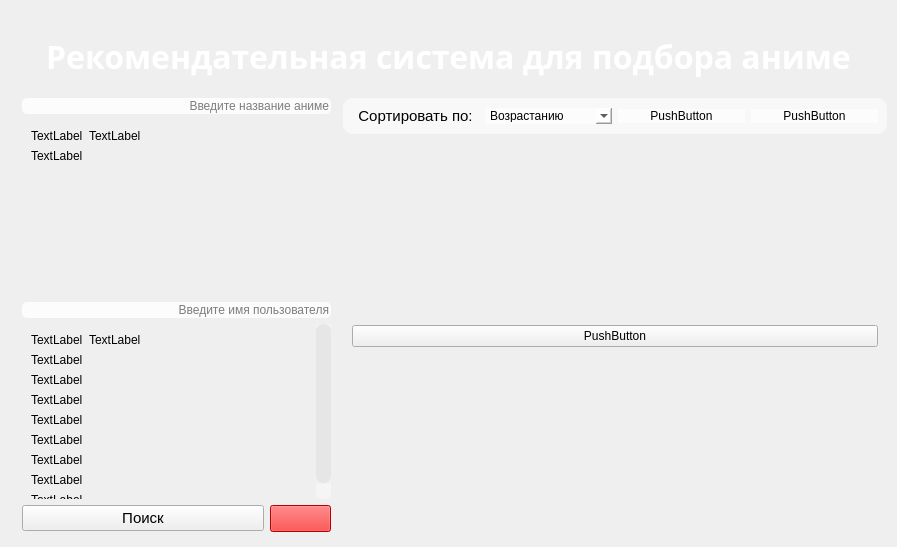
<?xml version="1.0" encoding="UTF-8"?>
<ui version="4.0">
 <class>MainWindow</class>
 <widget class="QMainWindow" name="MainWindow">
  <property name="enabled">
   <bool>true</bool>
  </property>
  <property name="geometry">
   <rect>
    <x>0</x>
    <y>0</y>
    <width>897</width>
    <height>547</height>
   </rect>
  </property>
  <property name="windowTitle">
   <string>MainWindow</string>
  </property>
  <property name="layoutDirection">
   <enum>Qt::LeftToRight</enum>
  </property>
  <property name="styleSheet">
   <string notr="true">QWidget#centralwidget {border-image: url(&quot;F:/PycharmProjects/RecomendationSystemAnime/ui/doge.jpg&quot;);}</string>
  </property>
  <widget class="QWidget" name="centralwidget">
   <property name="enabled">
    <bool>true</bool>
   </property>
   <layout class="QVBoxLayout" name="verticalLayout_7" stretch="2,12">
    <property name="leftMargin">
     <number>10</number>
    </property>
    <property name="topMargin">
     <number>20</number>
    </property>
    <property name="rightMargin">
     <number>10</number>
    </property>
    <property name="bottomMargin">
     <number>15</number>
    </property>
    <item>
     <widget class="QLabel" name="MainLabel">
      <property name="font">
       <font>
        <family>Cascadia Mono</family>
        <pointsize>24</pointsize>
        <weight>75</weight>
        <bold>true</bold>
        <kerning>true</kerning>
       </font>
      </property>
      <property name="styleSheet">
       <string notr="true">color: white;</string>
      </property>
      <property name="text">
       <string>Рекомендательная система для подбора аниме</string>
      </property>
      <property name="textFormat">
       <enum>Qt::AutoText</enum>
      </property>
      <property name="alignment">
       <set>Qt::AlignCenter</set>
      </property>
     </widget>
    </item>
    <item>
     <layout class="QHBoxLayout" name="MainHorizontalLayout" stretch="3,5">
      <item>
       <layout class="QVBoxLayout" name="LeftPanel" stretch="1,5,1,5,1">
        <property name="leftMargin">
         <number>12</number>
        </property>
        <property name="rightMargin">
         <number>6</number>
        </property>
        <item>
         <widget class="QLineEdit" name="PlainTextAnime">
          <property name="palette">
           <palette>
            <active>
             <colorrole role="Button">
              <brush brushstyle="SolidPattern">
               <color alpha="200">
                <red>255</red>
                <green>255</green>
                <blue>255</blue>
               </color>
              </brush>
             </colorrole>
             <colorrole role="Base">
              <brush brushstyle="SolidPattern">
               <color alpha="200">
                <red>255</red>
                <green>255</green>
                <blue>255</blue>
               </color>
              </brush>
             </colorrole>
             <colorrole role="Window">
              <brush brushstyle="SolidPattern">
               <color alpha="200">
                <red>255</red>
                <green>255</green>
                <blue>255</blue>
               </color>
              </brush>
             </colorrole>
            </active>
            <inactive>
             <colorrole role="Button">
              <brush brushstyle="SolidPattern">
               <color alpha="200">
                <red>255</red>
                <green>255</green>
                <blue>255</blue>
               </color>
              </brush>
             </colorrole>
             <colorrole role="Base">
              <brush brushstyle="SolidPattern">
               <color alpha="200">
                <red>255</red>
                <green>255</green>
                <blue>255</blue>
               </color>
              </brush>
             </colorrole>
             <colorrole role="Window">
              <brush brushstyle="SolidPattern">
               <color alpha="200">
                <red>255</red>
                <green>255</green>
                <blue>255</blue>
               </color>
              </brush>
             </colorrole>
            </inactive>
            <disabled>
             <colorrole role="Button">
              <brush brushstyle="SolidPattern">
               <color alpha="200">
                <red>255</red>
                <green>255</green>
                <blue>255</blue>
               </color>
              </brush>
             </colorrole>
             <colorrole role="Base">
              <brush brushstyle="SolidPattern">
               <color alpha="200">
                <red>255</red>
                <green>255</green>
                <blue>255</blue>
               </color>
              </brush>
             </colorrole>
             <colorrole role="Window">
              <brush brushstyle="SolidPattern">
               <color alpha="200">
                <red>255</red>
                <green>255</green>
                <blue>255</blue>
               </color>
              </brush>
             </colorrole>
            </disabled>
           </palette>
          </property>
          <property name="cursor">
           <cursorShape>IBeamCursor</cursorShape>
          </property>
          <property name="layoutDirection">
           <enum>Qt::LeftToRight</enum>
          </property>
          <property name="styleSheet">
           <string notr="true">font: 12pt &quot;Arial&quot;;
 border-radius:5px;
background-color: rgb(255, 255, 255, 200);</string>
          </property>
          <property name="text">
           <string/>
          </property>
          <property name="alignment">
           <set>Qt::AlignRight|Qt::AlignTrailing|Qt::AlignVCenter</set>
          </property>
          <property name="placeholderText">
           <string>Введите название аниме</string>
          </property>
         </widget>
        </item>
        <item>
         <widget class="QScrollArea" name="ScrollAreaAnime">
          <property name="styleSheet">
           <string notr="true">QScrollBar:vertical {
	border: 4px;
	background-color: rgb(255, 255, 255, 50);
	width: 15px;
	margin: 15x 0 0 0;
}
QScrollBar::handle:vertical {
	border-radius: 7px;
	background-color: rgb(230, 230, 230, 255);
	min-height: 20px;
}
QScrollBar::sub-line:vertical {
	border: 4px;
	border-top-left-radius: 7px;
	border-top-right-radius: 7px;
	background-color: rgb(255, 255, 255, 50);
}
QScrollBar::add-line:vertical {
	border: 4px;
	border-bottom-left-radius: 7px;
	border-bottom-right-radius: 7px;
	background-color: rgb(255, 255, 255, 50);
}
QScrollBar::up-arrow:vertical, QScrollBar::down-arrow-vertical {
	background: none;
}
QScrollBar::add-page:vertical, QScrollBar::sub-page:vertical {
	background: none;
}</string>
          </property>
          <property name="frameShape">
           <enum>QFrame::NoFrame</enum>
          </property>
          <property name="horizontalScrollBarPolicy">
           <enum>Qt::ScrollBarAlwaysOff</enum>
          </property>
          <property name="widgetResizable">
           <bool>true</bool>
          </property>
          <widget class="QWidget" name="ScrollAreaAnime_layout">
           <property name="geometry">
            <rect>
             <x>0</x>
             <y>0</y>
             <width>308</width>
             <height>166</height>
            </rect>
           </property>
           <layout class="QFormLayout" name="formLayout">
            <item row="0" column="0">
             <widget class="QLabel" name="label_4">
              <property name="text">
               <string>TextLabel</string>
              </property>
             </widget>
            </item>
            <item row="0" column="1">
             <widget class="QLabel" name="label_8">
              <property name="text">
               <string>TextLabel</string>
              </property>
             </widget>
            </item>
            <item row="1" column="0">
             <widget class="QLabel" name="label_10">
              <property name="text">
               <string>TextLabel</string>
              </property>
             </widget>
            </item>
           </layout>
          </widget>
         </widget>
        </item>
        <item>
         <widget class="QLineEdit" name="PlainTextUsers">
          <property name="styleSheet">
           <string notr="true">font: 12pt &quot;Arial&quot;;
 border-radius:5px;
background-color: rgb(255, 255, 255, 200);</string>
          </property>
          <property name="alignment">
           <set>Qt::AlignRight|Qt::AlignTrailing|Qt::AlignVCenter</set>
          </property>
          <property name="placeholderText">
           <string>Введите имя пользователя</string>
          </property>
         </widget>
        </item>
        <item>
         <widget class="QScrollArea" name="ScrollAreaUsers">
          <property name="styleSheet">
           <string notr="true">QScrollBar:vertical {
	border: 4px;
	background-color: rgb(255, 255, 255, 50);
	width: 15px;
	margin: 15x 0 0 0;
}
QScrollBar::handle:vertical {
	border-radius: 7px;
	background-color: rgb(230, 230, 230, 255);
	min-height: 20px;
}
QScrollBar::sub-line:vertical {
	border: 4px;
	border-top-left-radius: 7px;
	border-top-right-radius: 7px;
	background-color: rgb(255, 255, 255, 50);
}
QScrollBar::add-line:vertical {
	border: 4px;
	border-bottom-left-radius: 7px;
	border-bottom-right-radius: 7px;
	background-color: rgb(255, 255, 255, 50);
}
QScrollBar::up-arrow:vertical, QScrollBar::down-arrow-vertical {
	background: none;
}
QScrollBar::add-page:vertical, QScrollBar::sub-page:vertical {
	background: none;
}
</string>
          </property>
          <property name="frameShape">
           <enum>QFrame::NoFrame</enum>
          </property>
          <property name="horizontalScrollBarPolicy">
           <enum>Qt::ScrollBarAlwaysOff</enum>
          </property>
          <property name="widgetResizable">
           <bool>true</bool>
          </property>
          <widget class="QWidget" name="ScrollAreaUsers_layout">
           <property name="geometry">
            <rect>
             <x>0</x>
             <y>-16</y>
             <width>293</width>
             <height>183</height>
            </rect>
           </property>
           <layout class="QFormLayout" name="formLayout_2">
            <item row="0" column="0">
             <widget class="QLabel" name="label_5">
              <property name="text">
               <string>TextLabel</string>
              </property>
             </widget>
            </item>
            <item row="0" column="1">
             <widget class="QLabel" name="label_7">
              <property name="text">
               <string>TextLabel</string>
              </property>
             </widget>
            </item>
            <item row="1" column="0">
             <widget class="QLabel" name="label_9">
              <property name="text">
               <string>TextLabel</string>
              </property>
             </widget>
            </item>
            <item row="2" column="0">
             <widget class="QLabel" name="label_11">
              <property name="text">
               <string>TextLabel</string>
              </property>
             </widget>
            </item>
            <item row="3" column="0">
             <widget class="QLabel" name="label_12">
              <property name="text">
               <string>TextLabel</string>
              </property>
             </widget>
            </item>
            <item row="4" column="0">
             <widget class="QLabel" name="label_13">
              <property name="text">
               <string>TextLabel</string>
              </property>
             </widget>
            </item>
            <item row="5" column="0">
             <widget class="QLabel" name="label_14">
              <property name="text">
               <string>TextLabel</string>
              </property>
             </widget>
            </item>
            <item row="6" column="0">
             <widget class="QLabel" name="label_15">
              <property name="text">
               <string>TextLabel</string>
              </property>
             </widget>
            </item>
            <item row="7" column="0">
             <widget class="QLabel" name="label_16">
              <property name="text">
               <string>TextLabel</string>
              </property>
             </widget>
            </item>
            <item row="8" column="0">
             <widget class="QLabel" name="label_17">
              <property name="text">
               <string>TextLabel</string>
              </property>
             </widget>
            </item>
           </layout>
          </widget>
         </widget>
        </item>
        <item>
         <layout class="QHBoxLayout" name="Search_Trash_layout" stretch="4,1">
          <item>
           <widget class="QPushButton" name="SearchButton">
            <property name="font">
             <font>
              <pointsize>11</pointsize>
             </font>
            </property>
            <property name="text">
             <string>Поиск</string>
            </property>
           </widget>
          </item>
          <item>
           <widget class="QPushButton" name="TrashButton">
            <property name="font">
             <font>
              <pointsize>12</pointsize>
             </font>
            </property>
            <property name="styleSheet">
             <string notr="true">background-color: rgb(255, 0, 0);
</string>
            </property>
            <property name="text">
             <string/>
            </property>
            <property name="icon">
             <iconset resource="icons/res.qrc">
              <normaloff>:/trash/trash.png</normaloff>:/trash/trash.png</iconset>
            </property>
            <property name="iconSize">
             <size>
              <width>20</width>
              <height>20</height>
             </size>
            </property>
           </widget>
          </item>
         </layout>
        </item>
       </layout>
      </item>
      <item>
       <layout class="QVBoxLayout" name="RightPanel" stretch="1,12">
        <item>
         <widget class="QFrame" name="UpperFrame">
          <property name="styleSheet">
           <string notr="true"> border-radius:10px;
background-color: rgb(255, 255, 255, 150);</string>
          </property>
          <property name="frameShape">
           <enum>QFrame::StyledPanel</enum>
          </property>
          <property name="frameShadow">
           <enum>QFrame::Raised</enum>
          </property>
          <layout class="QHBoxLayout" name="horizontalLayout_2">
           <item>
            <widget class="QLabel" name="SortingLabel">
             <property name="font">
              <font>
               <family>Arial</family>
               <pointsize>11</pointsize>
              </font>
             </property>
             <property name="styleSheet">
              <string notr="true">background-color: rgb(255,255,255,0);</string>
             </property>
             <property name="text">
              <string>Сортировать по:</string>
             </property>
             <property name="alignment">
              <set>Qt::AlignCenter</set>
             </property>
            </widget>
           </item>
           <item>
            <widget class="QComboBox" name="ComboBoxSorting">
             <item>
              <property name="text">
               <string>Возрастанию</string>
              </property>
             </item>
             <item>
              <property name="text">
               <string>Убыванию</string>
              </property>
             </item>
            </widget>
           </item>
           <item>
            <widget class="QPushButton" name="test1">
             <property name="text">
              <string>PushButton</string>
             </property>
            </widget>
           </item>
           <item>
            <widget class="QPushButton" name="test2">
             <property name="text">
              <string>PushButton</string>
             </property>
            </widget>
           </item>
          </layout>
         </widget>
        </item>
        <item>
         <widget class="QScrollArea" name="ScrollAreaAnimeList">
          <property name="autoFillBackground">
           <bool>false</bool>
          </property>
          <property name="styleSheet">
           <string notr="true">QScrollBar:vertical {
	border: 4px;
	background-color: rgb(255, 255, 255, 50);
	width: 15px;
	margin: 15x 0 0 0;
}
QScrollBar::handle:vertical {
	border-radius: 7px;
	background-color: rgb(230, 230, 230, 255);
	min-height: 20px;
}
QScrollBar::sub-line:vertical {
	border: 4px;
	border-top-left-radius: 7px;
	border-top-right-radius: 7px;
	background-color: rgb(255, 255, 255, 50);
}
QScrollBar::add-line:vertical {
	border: 4px;
	border-bottom-left-radius: 7px;
	border-bottom-right-radius: 7px;
	background-color: rgb(255, 255, 255, 50);
}
QScrollBar::up-arrow:vertical, QScrollBar::down-arrow-vertical {
	background: none;
}
QScrollBar::add-page:vertical, QScrollBar::sub-page:vertical {
	background: none;
}
</string>
          </property>
          <property name="frameShape">
           <enum>QFrame::NoFrame</enum>
          </property>
          <property name="horizontalScrollBarPolicy">
           <enum>Qt::ScrollBarAlwaysOff</enum>
          </property>
          <property name="sizeAdjustPolicy">
           <enum>QAbstractScrollArea::AdjustIgnored</enum>
          </property>
          <property name="widgetResizable">
           <bool>true</bool>
          </property>
          <property name="alignment">
           <set>Qt::AlignLeading|Qt::AlignLeft|Qt::AlignTop</set>
          </property>
          <widget class="QWidget" name="ScrollAreaAnimeList_layout">
           <property name="geometry">
            <rect>
             <x>0</x>
             <y>0</y>
             <width>541</width>
             <height>389</height>
            </rect>
           </property>
           <layout class="QGridLayout" name="gridLayout">
            <item row="0" column="0">
             <widget class="QPushButton" name="pushButton_5">
              <property name="text">
               <string>PushButton</string>
              </property>
             </widget>
            </item>
           </layout>
          </widget>
         </widget>
        </item>
       </layout>
      </item>
     </layout>
    </item>
   </layout>
  </widget>
 </widget>
 <resources>
  <include location="icons/res.qrc"/>
 </resources>
 <connections/>
</ui>
